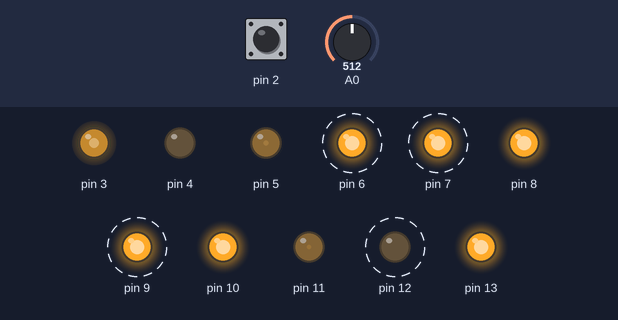
Recording of a sketch running on a simulated Arduino Uno, built with avr-gcc and run on an emulated ATmega328P. Parts: output pins drawn as LEDs (lit = HIGH). Dashed ring = blinking. The inputs (shaded band) are chosen by the test bench; at power-on: A0 = 512, pin 2 HIGH. Random numbers use the default seed unless the sketch sets one.

Above: at 1.2 s.
1.3 s: A0 set to 716
At 4.25 s:
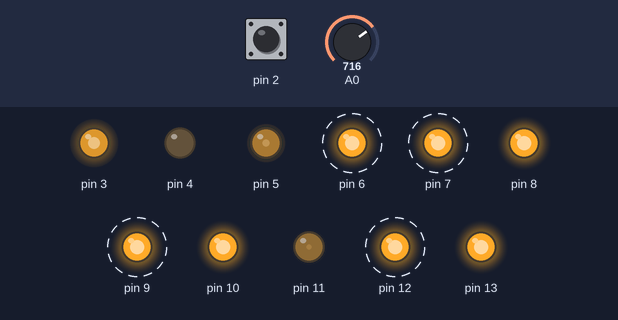
4.3 s: pin 2 pulled LOW for 1 s
7.3 s: pin 2 pulled LOW for 0.15 s
At 8.06 s:
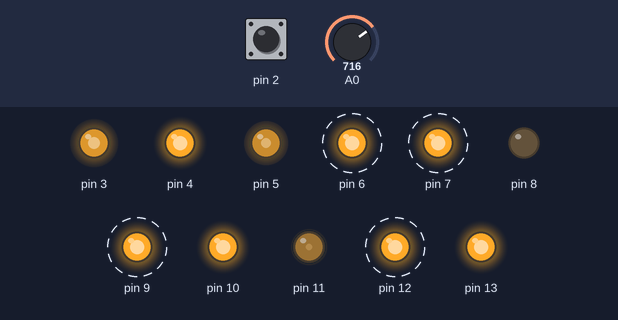
10.3 s: A0 set to 900
At 12.1 s:
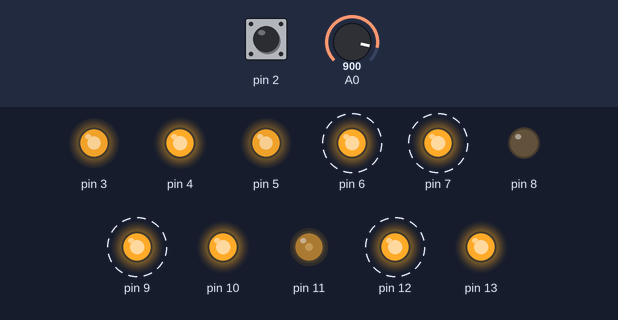
13.3 s: pin 2 pulled LOW for 0.15 s
At 14.12 s:
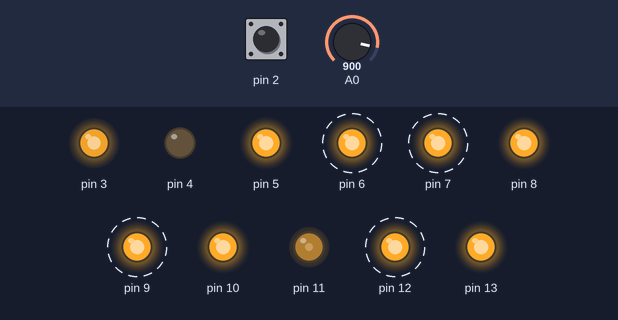
16.3 s: A0 set to 511
At 18.17 s:
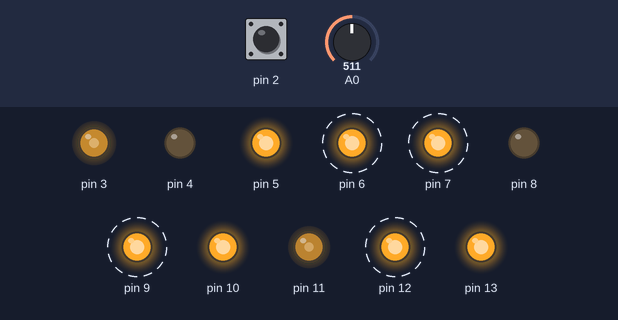
Timing chart, 0 to 22.1 s (numbered marks = the images above; inputs shaded):
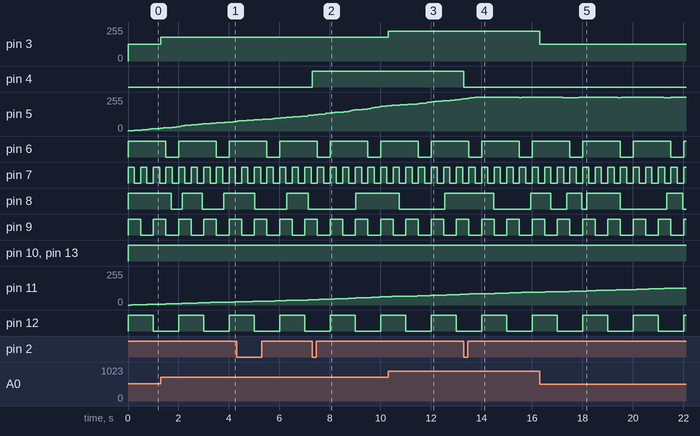

Measured:
- after the input at 1.3 s, pin 3: 127/255 → 178/255 at once
- after the input at 7.3 s, pin 4: LOW → HIGH at once
- after the input at 10.3 s, pin 3: 178/255 → 223/255 at once
- after the input at 13.3 s, pin 4: HIGH → LOW at once
- after the input at 16.3 s, pin 3: 223/255 → 127/255 at once
- by itself, pin 6: alternates HIGH for 1.5 s and LOW for 0.50 s
- by itself, pin 7: alternates HIGH for 0.25 s and LOW for 0.25 s
- by itself, pin 9: alternates HIGH for 0.50 s and LOW for 0.50 s

The sketch:

flashRatePuzzle.ino
```cpp
/* purpose of this sketch:
   kiddos get to plug a wire attached to an LED
   into different pins that provide voltage at different rates
   and they get to figure out which is which
   like a puzzle yo
*/

/*
   13: constantly on
   12: on 1000 ms, off 1000
   11: brightness goes low to high, then resets, at steady rate
   10: on 500 ms, off 1500
   9:  on 500 ms, off 500
   8:  randomized on and off periods
   7:  on 250 ms, off 250
   6:  on 1500 ms, off 500
   5:  brightness goes low to high to low at steady rate
   4:  button controls LED
   3:  potentiometer controls LED
*/

unsigned long count12 = 0;
bool on12 = 0;

unsigned long value11 = 0;
unsigned long count11 = 0;

unsigned long count10 = 0;
bool on10 = 0;

unsigned long count9 = 0;
bool on9 = 0;

unsigned long count8 = 0;
bool on8 = 0;

unsigned long count7 = 0;
bool on7 = 0;

unsigned long count6 = 0;
bool on6 = 0;

unsigned long value5 = 0;
unsigned long count5 = 0;
bool up5 = 0;

int lastButtonState = 1;
bool on4 = 1;

// would it be possible to cycle through creating these with a for loop?

void setup() {
  Serial.begin(9600);
  for (int i = 3; i < 14; i++) {
    pinMode(i, OUTPUT);
  }
  pinMode(2, INPUT_PULLUP);
}

void loop() {
  // PIN 13
  digitalWrite(13, HIGH); // constantly on

  // PIN 12
  if (millis() > count12) {
    if (on12) {
      digitalWrite(12, LOW);
      on12 = 0;
    }
    else {
      digitalWrite(12, HIGH);
      on12 = 1;
    }
    count12 += 1000;
  }


  // PIN 11
  count11++;
  if (count11 % 75 == 0) {
    value11++;
  }
  if (value11 > 255) {
    value11 = 0;
  }
  analogWrite(11, value11);

  // PIN 10
  if (millis() > count10) {
    if (on10) {
      digitalWrite(10, LOW);
      on10 = 0;
      count10 += 1500;
    }
    else {
      digitalWrite(10, HIGH);
      on10 = 1;
      count10 += 500;
    }
  }

  // PIN 9
  if (millis() > count9) {
    if (on9) {
      digitalWrite(9, LOW);
      on9 = 0;
      count9 += 500;
    }
    else {
      digitalWrite(9, HIGH);
      on9 = 1;
      count9 += 500;
    }
  }

  // PIN 8
  if (millis() > count8) {
    if (on8) {
      digitalWrite(8, LOW);
      on8 = 0;
      count8 += random(100, 2000);
    }
    else {
      digitalWrite(8, HIGH);
      on8 = 1;
      count8 += random(100, 2000);
    }
  }

  // PIN 7
  if (millis() > count7) {
    if (on7) {
      digitalWrite(7, LOW);
      on7 = 0;
      count7 += 250;
    }
    else {
      digitalWrite(7, HIGH);
      on7 = 1;
      count7 += 250;
    }
  }

  // PIN 6
  if (millis() > count6) {
    if (on6) {
      digitalWrite(6, LOW);
      on6 = 0;
      count6 += 500;
    }
    else {
      digitalWrite(6, HIGH);
      on6 = 1;
      count6 += 1500;
    }
  }

  // PIN 5
  count5++;
  if (count5 % 25 == 0) {
    if (up5) {
      value5++;
    }
    else {
      value5--;
    }
  }
  if (value5 == 255) {
    up5 = 0;
  }
  if (value5 == 0) {
    up5 = 1;
  }
  analogWrite(5, value5);

  // PIN 4
  if (digitalRead(2) == 0) {
    if (lastButtonState == 1) {
      lastButtonState = 0;
      if (on4) {
        digitalWrite(4, LOW);
        on4 = 0;
      }
      else {
        digitalWrite(4, HIGH);
        on4 = 1;
      }
    }
  }
  if (digitalRead(2) == 1) {
    lastButtonState = 1;
  }


  // PIN 3
  double brightness = analogRead(A0) / 4.02;
  analogWrite(3, brightness);

}
```
